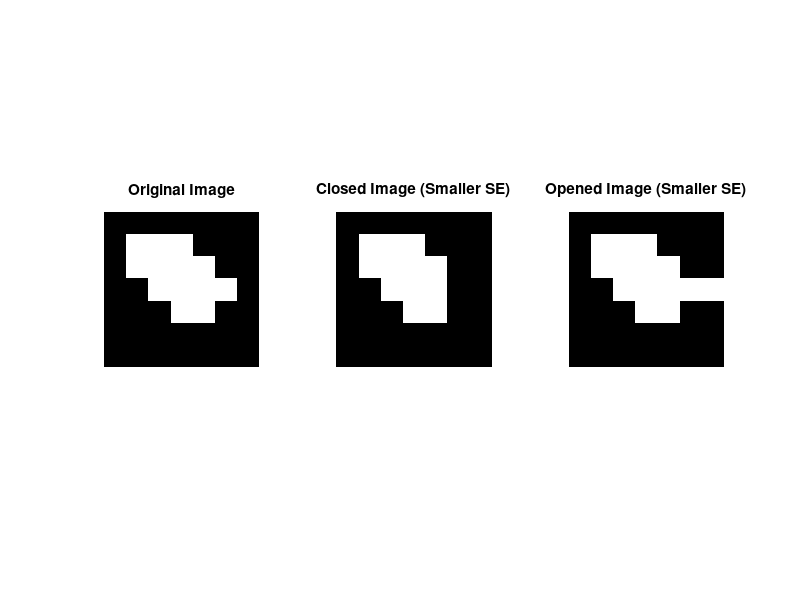

Here is the MATLAB script that generated this plot:
I = [
    0 0 0 0 0 0 0;
    0 1 1 1 0 0 0;
    0 1 1 1 1 0 0;
    0 0 1 1 1 1 0;
    0 0 0 1 1 0 0;
    0 0 0 0 0 0 0;
    0 0 0 0 0 0 0;
];

SE_small = [
    1 1;
    1 1;
];

eroded_image_small = imerode(I, SE_small);
closed_image_small = imdilate(eroded_image_small, SE_small);

dilated_image_small = imdilate(I, SE_small);
opened_image_small = imerode(dilated_image_small, SE_small);

figure;
subplot(1, 3, 1);
imshow(I, []);
title('Original Image');

subplot(1, 3, 2);
imshow(closed_image_small, []);
title('Closed Image (Smaller SE)');

subplot(1, 3, 3);
imshow(opened_image_small, []);
title('Opened Image (Smaller SE)');
